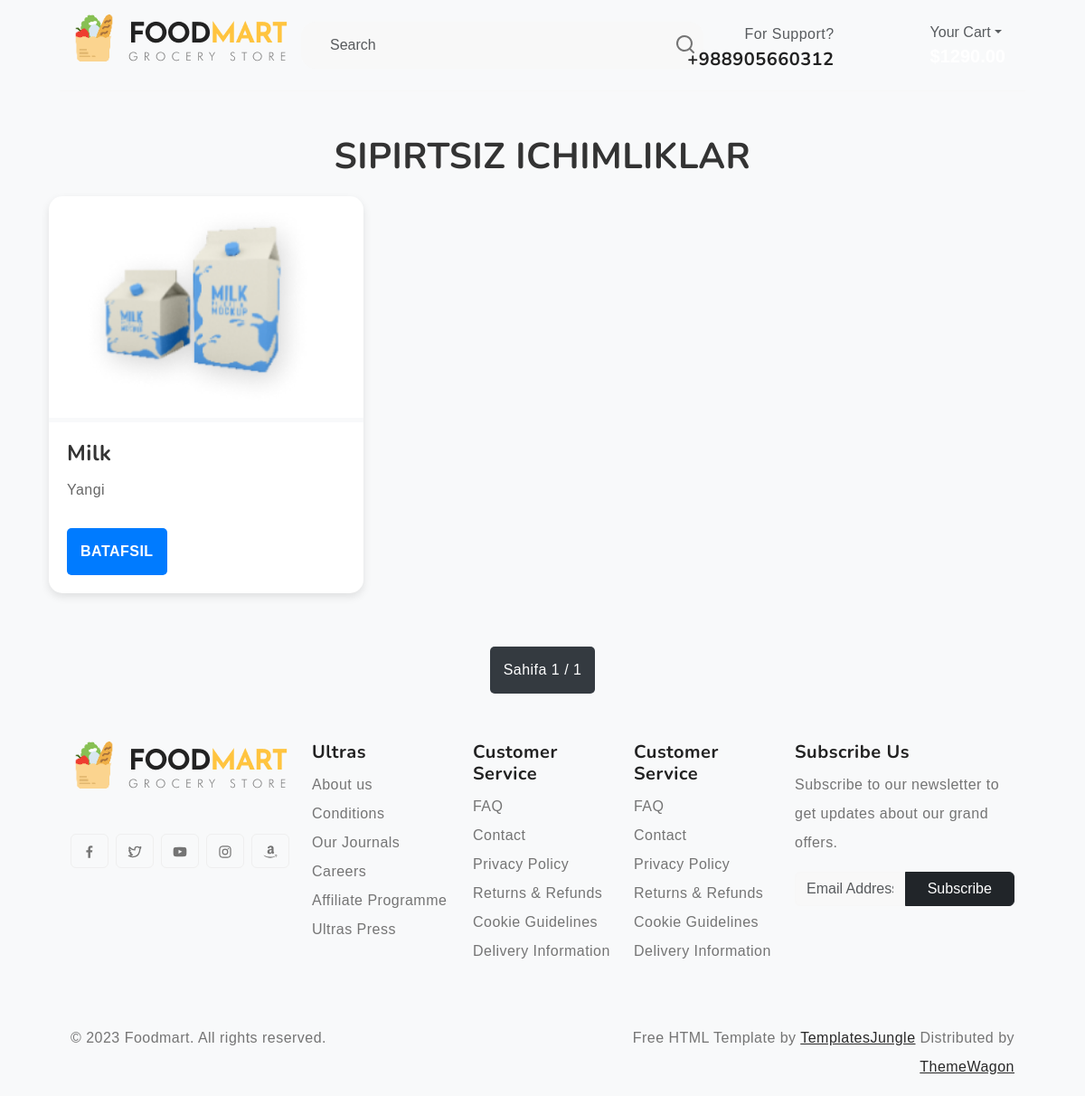
/category/sipirtsiz-ichimliklar/, run on the app's committed database.
### main/models.py (models this page shows, shortened)
class Category(models.Model):
    name = models.CharField(max_length=100, unique=True)
    slug = models.SlugField(max_length=100, unique=True)
    image = models.ImageField(upload_to="category/image/", null=True, blank=True)
    parent = models.ForeignKey('self', on_delete=models.SET_NULL, null=True, blank=True)

class Product(models.Model):
    name = models.CharField(max_length=250)
    slug = models.SlugField(max_length=250, unique=True)
    description = models.CharField(max_length=500)
    price = models.DecimalField(max_digits=10, decimal_places=2)
    discount = models.IntegerField(default=0)
    quantity = models.IntegerField(default=50)
    volume = models.CharField(max_length=4, choices=VOLUMES)
    category = models.ForeignKey(Category, on_delete=PROTECT)

class ProductImage(models.Model):
    image = models.ImageField(upload_to="product/image/")
    product = models.ForeignKey(Product, on_delete=models.CASCADE, related_name='images')

### main/views.py (the view)
# urls.py: path('category/<slug:slug>/', CategoryDetailView.as_view(), name='category_detail'),
class CategoryDetailView(DetailView):
    model = Category
    template_name = 'category_detail.html'
    context_object_name = 'category'
    slug_field = 'slug'
    slug_url_kwarg = 'slug'
    def get_context_data(self, **kwargs):
        context = super().get_context_data(**kwargs)
        subcategories = Category.objects.filter(parent=self.object)
        if subcategories.exists():
            products = Product.objects.filter(category__in=subcategories)
        else:
            products = Product.objects.filter(category=self.object)
        paginator = Paginator(products, 10)
        page_number = self.request.GET.get('page')
        products_page = paginator.get_page(page_number)
        context['subcategories'] = subcategories
        context['products'] = products_page
        return context

### templates/category_detail.html (shortened to what this page needs)
{% extends 'base.html' %}
{% load static %}
{% block content %}
{% load static %}
<h2 class="category-title">{{ category.name }}</h2>
<div class="container">
    <div class="row">
        {% for product in products %}
            <div class="col-md-4 mb-4">
                <div class="product-card">
                    <img src="{{ product.images.first.image.url }}" alt="{{ product.name }}">
                    <div class="product-body">
                        <h5 class="product-title">{{ product.name }}</h5>
                        <p class="product-description">{{ product.description }}</p>
                        <a href="{% url 'product_detail' product.slug %}" class="shop-btn">Batafsil</a>
                    </div>
                </div>
            </div>
        {% empty %}
            <p class="text-center">Bu kategoriyada mahsulot yo‘q.</p>
        {% endfor %}
    </div>
</div>
<div class="pagination">
    <span class="current">Sahifa {{ products.number }} / {{ products.paginator.num_pages }}</span>
</div>
{% endblock content %}

### staticfiles/css/style.css (style rules this page uses)
:root { --header-height : 160px; --header-height-min : 80px; }
:root { --accent-color : #FFC43F; --dark-color : #222222; --light-dark-color : #727272; --light-color : #fff; --grey-color : #dbdbdb; --light-grey-color : #fafafa; --primary-color : #6995B1; --light-primary-color : #eef1f3; }
:root { --body-font : "Open Sans", sans-serif; --heading-font : "Nunito", sans-serif; }
body { --bs-link-color: #333; --bs-link-hover-color:#333; --bs-link-color-rgb: 40,40,40; --bs-link-hover-color-rgb: 0,0,0; --bs-light-rgb: 248, 248, 248; --bs-font-sans-serif: "Open Sans", sans-serif; --bs-body-font-family: var(--bs-font-sans-serif); --bs-body-font-size: 1rem; --bs-body-font-weight: 400; --bs-body-line-height: 2; --bs-body-color: #747474; --bs-primary: #FFC43F; --bs-primary-rgb: 255, 196, 63; --bs-success: #a3be4c; --bs-success-rgb: 163, 190, 76; --bs-primary-bg-subtle: #FFF9EB; --bs-success-bg-subtle: #eef5e5; --bs-border-color: #F7F7F7; --bs-secondary-rgb: 230, 243, 251; --bs-danger-rgb: 249, 235, 231; --bs-warning-rgb: 255, 249, 235; --bs-info-rgb: 230, 243, 250; }
body { letter-spacing: 0.03em; }
h1,h2,h3,h4,h5,h6 { font-family: var(--heading-font); color: var(--dark-color); font-weight: 700; }
.container, .container-fluid, .container-lg, .container-md, .container-sm, .container-xl, .container-xxl { --bs-gutter-x: 3rem; }

### templates/category_detail.html (style rules this page uses)
body { background-color: #f8f9fa; font-family: 'Poppins', sans-serif; }
.category-title { font-size: 2.5rem; font-weight: bold; color: #333; text-transform: uppercase; margin-bottom: 20px; text-align: center; }
.product-card { border-radius: 15px; overflow: hidden; background: #fff; box-shadow: 0px 4px 10px rgba(0, 0, 0, 0.1); transition: transform 0.3s ease-in-out; }
.product-card img { width: 100%; height: 250px; object-fit: cover; border-bottom: 5px solid #f8f9fa; }
.product-body { padding: 20px; }
.product-title { font-size: 1.5rem; font-weight: bold; margin-bottom: 10px; color: #333; }
.product-description { font-size: 1rem; color: #666; }
.shop-btn { background: #007bff; color: #fff; padding: 10px 15px; border-radius: 5px; text-transform: uppercase; font-weight: bold; text-decoration: none; display: inline-block; margin-top: 10px; transition: all 0.3s ease-in-out; }
.pagination { display: flex; justify-content: center; margin-top: 30px; }
.pagination .current { padding: 10px 15px; background: #343a40; color: #fff; border-radius: 5px; margin: 5px; }

### data on the page
Category: name "SIPIRTSIZ ICHIMLIKLAR"
Product: images.first.image (picture), name "Milk", description "Yangi"

### other printed values
{{ products.number }} "1"
{{ products.paginator.num_pages }} "1"
